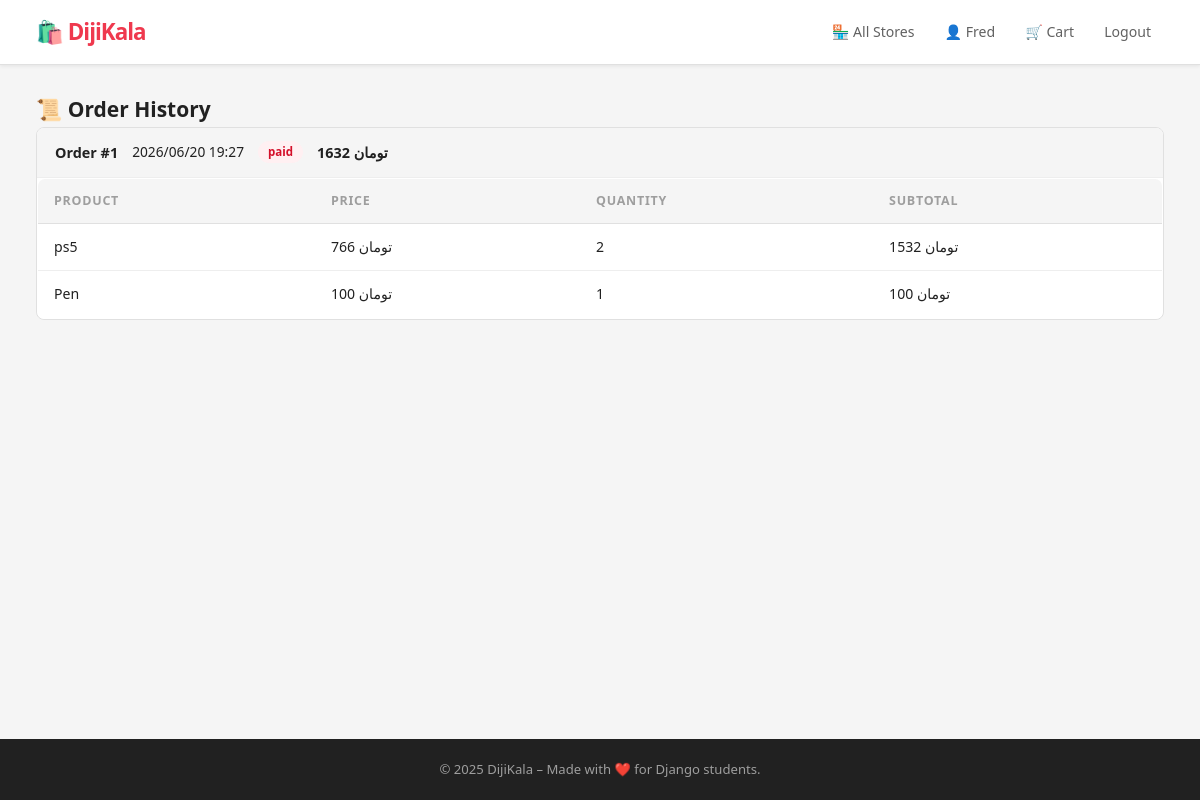
/cart/orders/ (signed in), run on an earlier commit of the app's database.
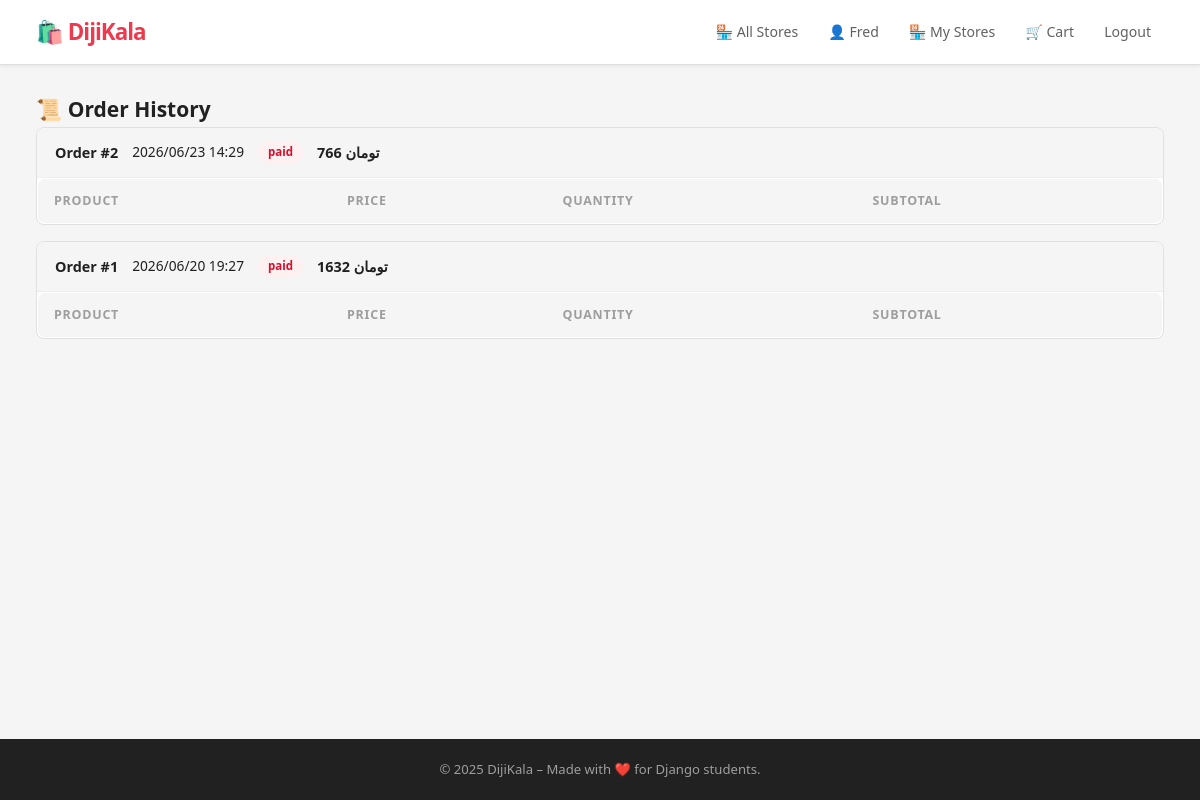
And on a later commit of the database.
### stores/models.py (models this page shows, shortened)
class Order(models.Model):
    STATUS_CHOICES = [
        ('pending', 'Pending'),
        ('paid', 'Paid'),
        ('cancelled', 'Cancelled'),
    ]
    user = models.ForeignKey(settings.AUTH_USER_MODEL, on_delete=models.CASCADE, related_name='orders')
    created_at = models.DateTimeField(auto_now_add=True)
    total = models.DecimalField(max_digits=10, decimal_places=0)
    status = models.CharField(max_length=20, choices=STATUS_CHOICES, default='pending')
    class Meta:
        ordering = ['-created_at']

class OrderItem(models.Model):
    order = models.ForeignKey(Order, on_delete=models.CASCADE, related_name='items')
    product = models.ForeignKey(Product, on_delete=models.CASCADE)
    quantity = models.PositiveIntegerField()
    price = models.DecimalField(max_digits=10, decimal_places=0)  # قیمت موقع خرید
    def subtotal(self):
        return self.price * self.quantity

class Product(models.Model):
    category = models.ForeignKey(Category, on_delete=models.SET_NULL, null=True, blank=True, related_name='products')  # ← اضافه کن
    name = models.CharField(max_length=200,verbose_name="Name")
    price = models.DecimalField(max_digits=10,decimal_places=0,verbose_name="Price")
    description = models.TextField(blank=True, null=True,verbose_name="Descriptions")
    image = models.ImageField( upload_to="stores/images/",verbose_name="Image")
    store = models.ForeignKey(Store,on_delete=models.CASCADE,related_name="products")
    created_at = models.DateTimeField(auto_now_add=True)
    stock = models.PositiveIntegerField(default=0, verbose_name="Stock")
    is_active = models.BooleanField(default=True, verbose_name="Active")
    class Meta:
        verbose_name = "Product"
        verbose_name_plural = "Products"
        ordering = ["-created_at"]

### cart/views.py (the view)
# urls.py: path('orders/', order_history, name='order_history'),
@login_required
def order_history(request):
    orders = Order.objects.filter(user=request.user).prefetch_related('items__product')
    return render(request, 'cart/order_history.html', {'orders': orders})

### templates/cart/order_history.html (shortened to what this page needs)
{% extends 'base/base.html' %}
{% block content %}
<h2>📜 Order History</h2>
{% if orders %}
    {% for order in orders %}
        <div class="order-card">
            <div class="order-header">
                <strong>Order #{{ order.id }}</strong>
                <span>{{ order.created_at|date:"Y/m/d H:i" }}</span>
                <span class="badge">{{ order.status }}</span>
                <strong>{{ order.total }} تومان</strong>
            </div>
            <table class="cart-table">
                <thead>
                    <tr>
                        <th>Product</th>
                        <th>Price</th>
                        <th>Quantity</th>
                        <th>Subtotal</th>
                    </tr>
                </thead>
                <tbody>
                    {% for item in order.items.all %}
                    <tr>
                        <td>{{ item.product.name }}</td>
                        <td>{{ item.price }} تومان</td>
                        <td>{{ item.quantity }}</td>
                        <td>{{ item.subtotal }} تومان</td>
                    </tr>
                    {% endfor %}
                </tbody>
            </table>
        </div>
    {% endfor %}
{% else %}
    <p>No orders yet. <a href="/">Start Shopping</a></p>
{% endif %}
{% endblock %}

### templates/base/base.html (shortened to what this page needs)
{% load static %}
<!DOCTYPE html>
<html lang="en">
<head>
    <link rel="stylesheet" href="{% static 'css/style.css' %}">
</head>
<body>
    <nav class="navbar">
        <div class="container">
            <div class="nav-left">
                <a href="/" class="logo">🛍️ DijiKala</a>
            </div>
            <div class="nav-right">
                <a href="{% url 'stores_list' %}">🏪 All Stores</a>
                {% if user.is_authenticated %}
                    <a href="{% url 'customer_panel' %}">👤 {{ user.username }}</a>
                    {% if user.is_seller %}
                        <a href="{% url 'seller_panel' %}">🏪 My Stores</a>
                    {% endif %}
                    <a href="{% url 'cart' %}">🛒 Cart</a>
                    <form method="post" action="{% url 'logout' %}" style="display:inline;">
                        <button type="submit" class="btn-link">Logout</button>
                    </form>
                {% else %}
                    <a href="{% url 'login' %}">Login</a>
                    <a href="{% url 'signup' %}">Sign Up</a>
                {% endif %}
            </div>
        </div>
    </nav>
    <main class="container">
        {% block content %}
        {% endblock %}
    </main>
    <footer class="footer">
        <p>© 2025 DijiKala – Made with ❤️ for Django students.</p>
    </footer>
</body>
</html>

What changed in the data, as far as the page shows it:
removed OrderItem: product.name "ps5", price "766", quantity "2", subtotal "1532", shown under Order id 1
removed OrderItem: product.name "Pen", price "100", quantity "1", subtotal "100", shown under Order id 1
changed User "Fred": is_seller False → True (drawn)
added Order: id "2", created_at "2026/06/23 14:29", status "paid", total "766"
Also different on the page:
text now shown: "🏪 My Stores"
